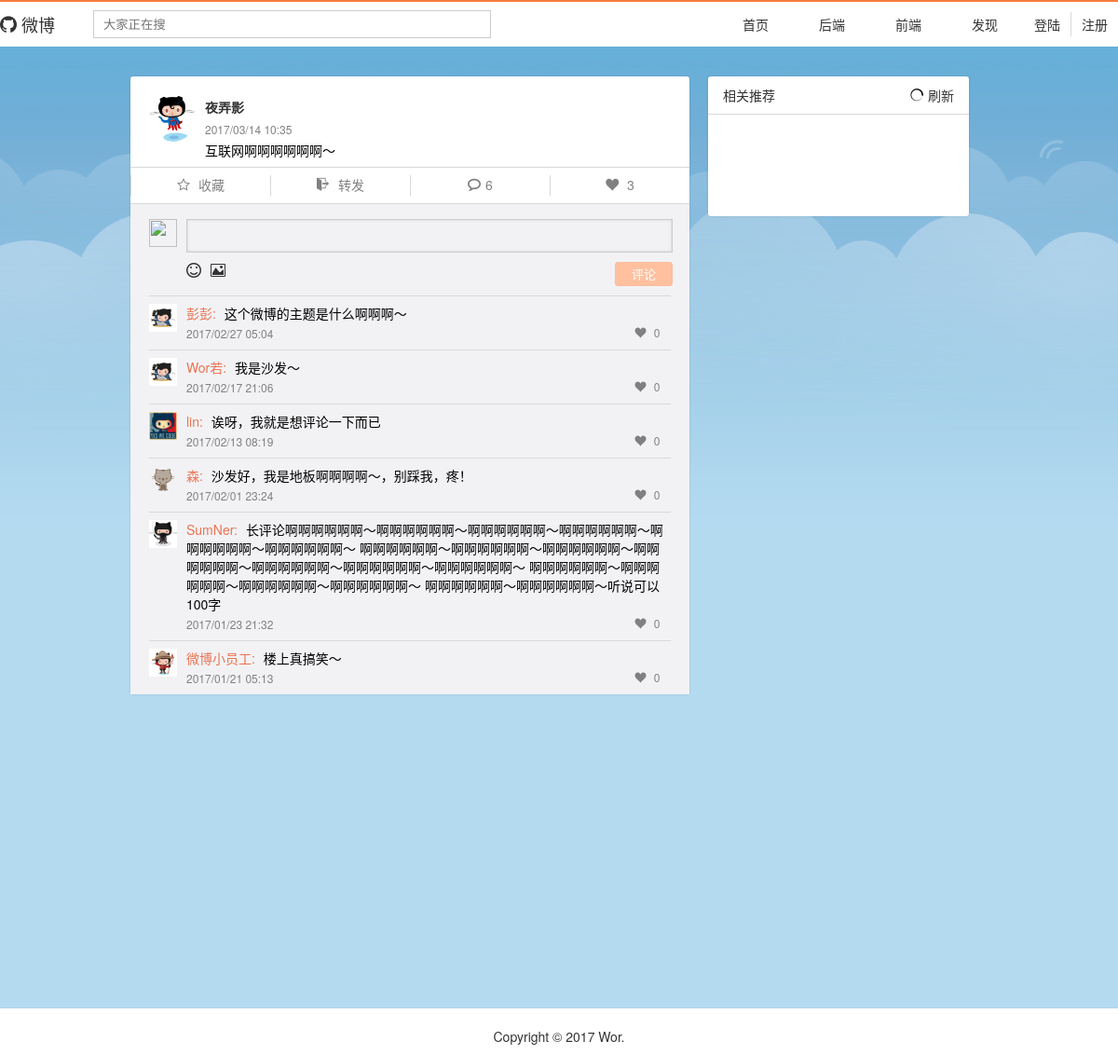
The page /weibo/189/detail on the database as committed earlier.
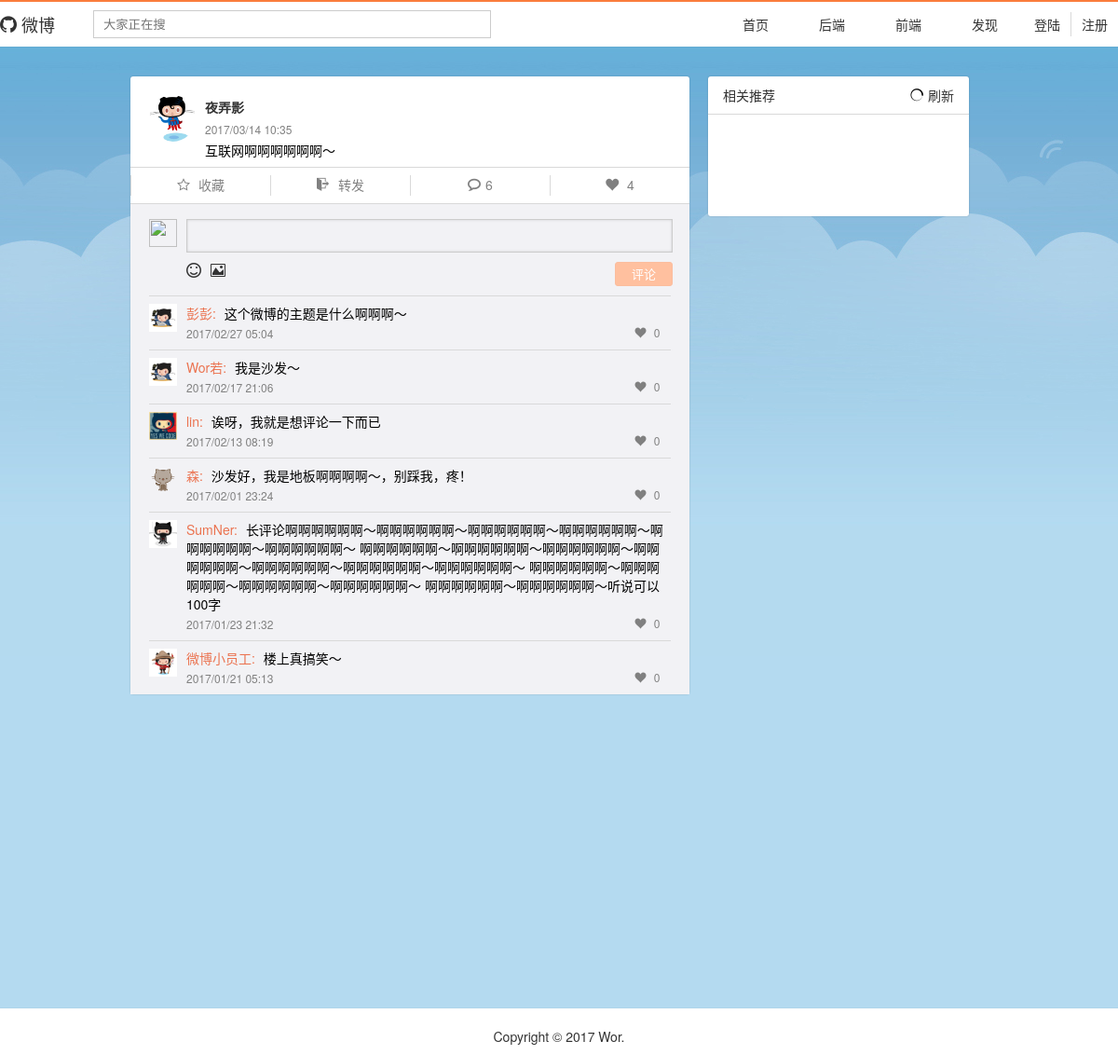
The same page on the database as committed later.
### models/weibo.py (models this page shows, shortened)
class Weibo(db.Model, ModelMixin):
    __tablename__ = 'weibos'
    id = db.Column(db.Integer, primary_key=True)
    content = db.Column(db.String(500))
    created_time = db.Column(db.String(100))
    user_id = db.Column(db.Integer, db.ForeignKey('users.id'))
    comments_num = db.Column(db.Integer, default=0)
    fav_num = db.Column(db.Integer, default=0)
    col_num = db.Column(db.Integer, default=0)
    cite_num = db.Column(db.Integer, default=0)
    has_cite = db.Column(db.Boolean, default=False)
    cite_id = db.Column(db.Integer, default=0)
    origin_w_id = db.Column(db.Integer, default=0)
    is_hidden = db.Column(db.Integer, default=False)
    only_self = db.Column(db.Boolean, default=False)
    only_friends = db.Column(db.Boolean, default=False)
    comments = db.relationship(
        'Comment',
        backref='weibo',
        lazy='dynamic',
        order_by=lambda: Comment.created_time.desc()
    )
    tag_id = db.Column(db.Integer, db.ForeignKey('weibotags.id'))

### routes/weibo.py (the view)
@main.route('/<int:id>/detail')
def detail(id):
    c_u = current_user()
    w = Weibo.query.get(id)
    if w.has_cite:
        o_w = Weibo.query.filter_by(id=w.origin_w_id).first()
        w.cite_w = o_w
        w.cite_w.user = User.query.filter_by(id=o_w.user_id).first()
    if w.comments_num != 0:
        for c in w.comments:
            c.user = User.query.get(c.user_id)
            c.is_favored = False
            if c_u is not None:
                c.is_favored = CFavorite.query.filter_by(user_id=c_u.id, comment_id=c.id).first() is not None
    return render_template('weibo_detail.html', w=w, c_u=c_u, user=c_u)

### routes/__init__.py (called while the page is built)
def current_user():
    uid = session.get('user_id')
    if uid is not None:
        user = User.query.get(uid)
        return user
    else:
        return None

### templates/weibo_detail.html (shortened to what the changed rows need)
{% extends 'base.html' %}
{% block import %}
    <link rel="stylesheet" href="/static/css/weibo_detail.css">
{% endblock %}
{% block main_contianer %}
    <div class="weibo-frame flex">
        <div class="weibo-detail-container ">
            <div id="id-weibo-cell-{{ w.id }}" data-id="{{ w.id }}" class="weibo-cell">
                <div class="weibo-cell-top flex">
                    <div class="weibo-detail">
                        <div class="clearfix">
                            <div class="weibo-detail-left float-left">
                                <div class="weibo-user">
                                  <a href={{ url_for('weibo.homepage', user_id=w.user_id) }}>
                                  </a>
                                </div>
                                <div class="weibo-time">{{ w.created_time }}</div>
                                <div class="weibo-content">
                                    {{ w.content }}
                                </div>
                            </div>
                        </div>
                    </div>
                </div>
                <div class="weibo-cell-bottom flex">
                    <div class="weibo-cell-b-item">
                      <a class="comment-button" href="#">
                        <span class="weibo-cell-icon icon-bubble2"></span>{{ w.comments_num }}
                      </a>
                    </div>
                    <div class="weibo-cell-b-item">
                        {% if w.is_favored %}
                          <a class="fav-button lightbutton" href="#">
                              <span class="weibo-cell-icon icon-heart weibo-cell-icon-big"></span>
                              <span class="weibo-cell-b-item-text"><span class="weibo-fav-num">{{ w.fav_num }}</span></span>
                          </a>
                        {% else %}
                          <a class="fav-button" href="#">
                              <span class="weibo-cell-icon icon-heart"></span>
                              <span class="weibo-cell-b-item-text"><span class="weibo-fav-num">{{ w.fav_num }}</span></span>
                          </a>
                        {% endif %}
                    </div>
                </div>
            </div>
        </div>
    </div>
{% endblock %}

Rows that differ between the two databases and show on the page:
changed Weibo "互联网啊啊啊啊啊啊～": fav_num "3" → "4"
